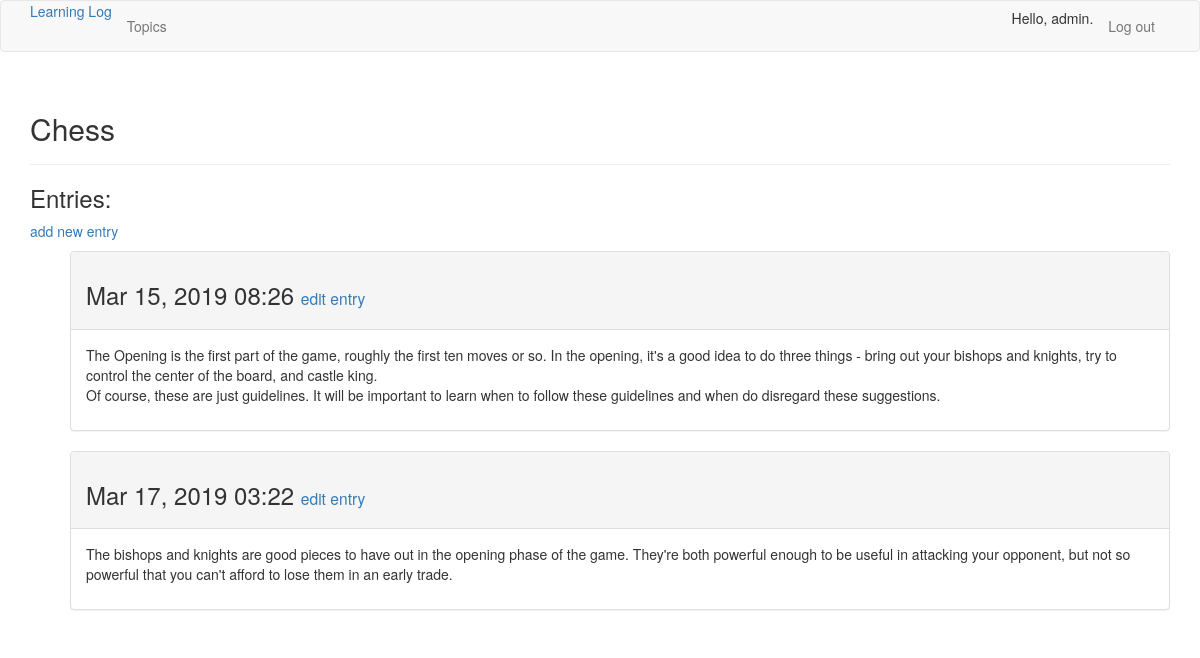
The page /topics/1/ (signed in) on the database as committed earlier.
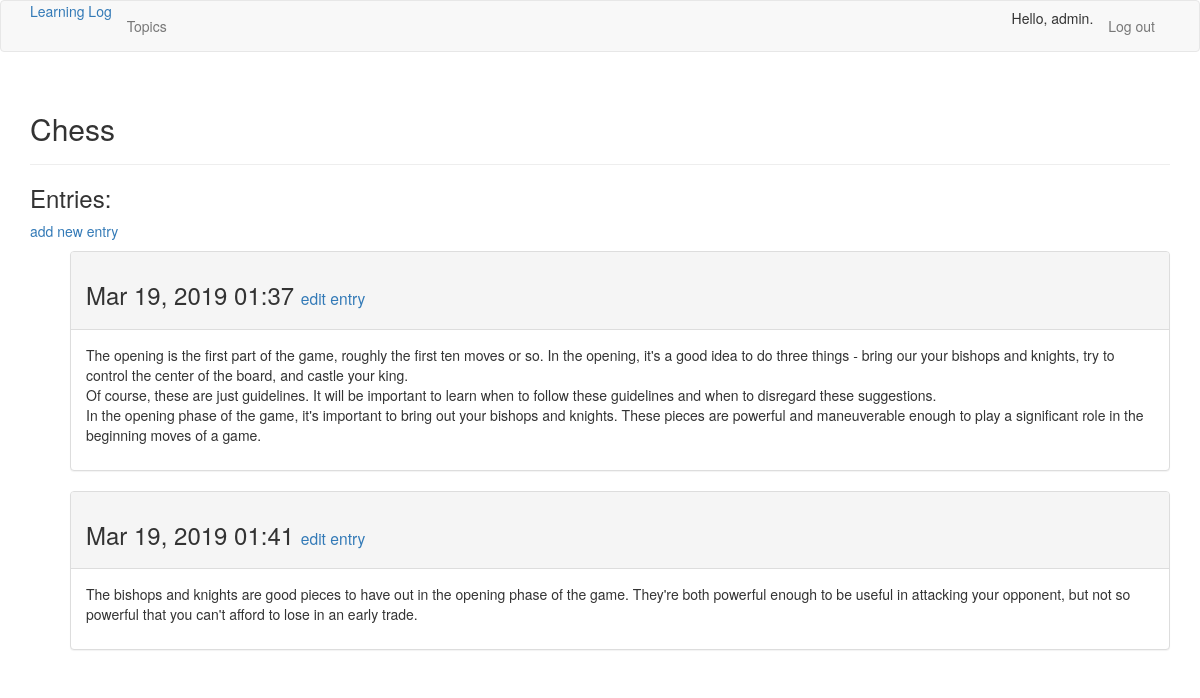
The same page on the database as committed later.
### learning_logs/models.py (models this page shows, shortened)
class Topic(models.Model):
    text = models.CharField(max_length=200)
    date_added = models.DateTimeField(default=timezone.now)
    owner = models.ForeignKey(User, on_delete=models.CASCADE)
    def __str__(self):
        return self.text

class Entry(models.Model):
    topic = models.ForeignKey(Topic, on_delete=models.CASCADE)
    text = models.TextField()
    date_added = models.DateTimeField(default=timezone.now)
    class Meta:
        verbose_name_plural = 'entries'

### learning_logs/views.py (the view)
# urls.py: path('topics/<topic_id>/', views.topic, name='topic'),
def topic(request, topic_id):
    topic = Topic.objects.get(id=topic_id)
    if topic.owner != request.user:
        raise Http404
    entries = topic.entry_set.order_by('date_added')
    context = {'topic': topic, 'entries': entries}
    return render(request, 'topic.html', context)

### learning_logs/templates/topic.html
{% extends "base.html" %}
{% block header %}
    <h2>{{ topic }}</h2>
{% endblock header %}
{% block content %}
    <h3>Entries:</h3>
    <p>
        <a href="{% url 'new_entry' topic.id %}">add new entry</a>
    </p>
    <ul>
        {% for entry in entries %}
            <div class="panel panel-default">
                <div class="panel-heading">
                    <h3>
                        {{ entry.date_added|date:'M d, Y H:i' }}
                        <small>
                            <a href="{% url 'edit_entry' entry.id %}">edit entry</a>
                        </small>
                    </h3>
                </div>
                <div class="panel-body">
                    {{ entry.text|linebreaks }}
                </div>
            </div>
        {% empty %}
            There are no entries for this topic yet.
        {% endfor %}
    </ul>
{% endblock content %}

### templates/base.html (shortened to what this page needs)
{% load bootstrap3 %}
<!DOCTYPE html>
<html lang="en">
<head>
    {% bootstrap_css %}
</head>
<body>
    <nav class="navbar navbar-default nav-static-top">
        <div class="container">
            <div class="navbar-header">
                <a class="nav-brand" href="{% url 'index' %}">Learning Log</a>
            </div>
            <div id="navbar" class="navbar-collapse collapse">
                <ul class="nav navbar-nav">
                    <li><a href="{% url 'topics' %}">Topics</a></li>
                </ul>
                <ul class="nav navbar-nav navbar-right">
                    {% if user.is_authenticated %}
                        <li><h5>Hello, {{ user.username }}.</h5></li>
                        <li><a href="{% url 'logout' %}">Log out</a></li>
                    {% else %}
                        <li><a href="{% url 'register' %}">Register</a></li>
                        <li><a href="{% url 'login' %}">Log in</a></li>
                    {% endif %}
                </ul>
            </div>
        </div>
    </nav>
    <div class="container">
        <div class="page-header">
            {% block header %}{% endblock header %}
        </div>
        <div>
            {% block content %}{% endblock content %}
        </div>
    </div>
</body>
</html>

Rows that differ between the two databases and show on the page:
changed Entry: date_added "Mar 15, 2019 08:26" → "Mar 19, 2019 01:37"; text "The Opening is the first part of the game, roughly the first ten moves or so. In the opening, it's a good idea to do three things - bring out your bishops and knights, try to control the center of the board, and castle king. Of course, these are just guidelines. It will be important to learn when to follow these guidelines and when do disregard these suggestions." → "The opening is the first part of the game, roughly the first ten moves or so. In the opening, it's a good idea to do three things - bring our your bishops and knights, try to control the center of the board, and castle your king. Of course, these are just guidelines. It will be important to learn when to follow these guidelines and when to disregard these suggestions. In the opening phase of the game, it's important to bring out your bishops and knights. These pieces are powerful and maneuverable enough to play a significant role in the beginning moves of a game."
changed Entry: date_added "Mar 17, 2019 03:22" → "Mar 19, 2019 01:41"; text "…can't afford to lose them in an early trade." → "…can't afford to lose in an early trade."
